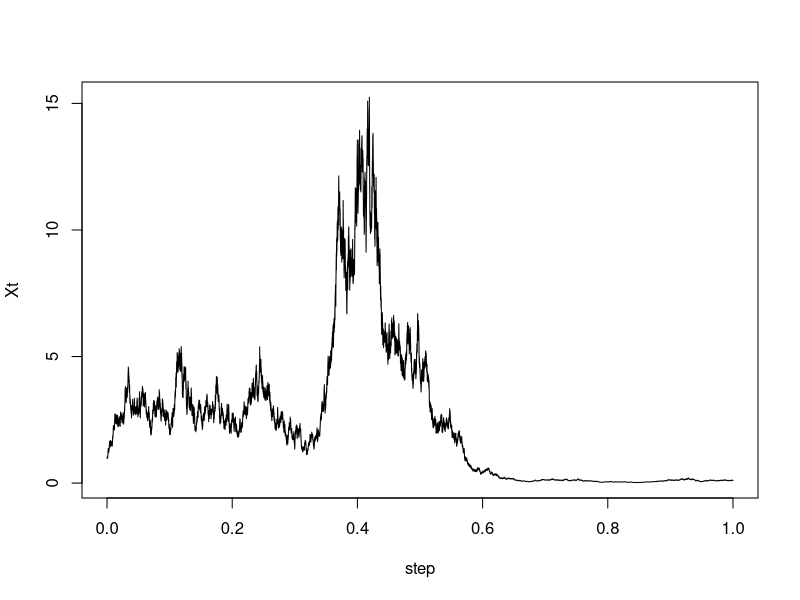
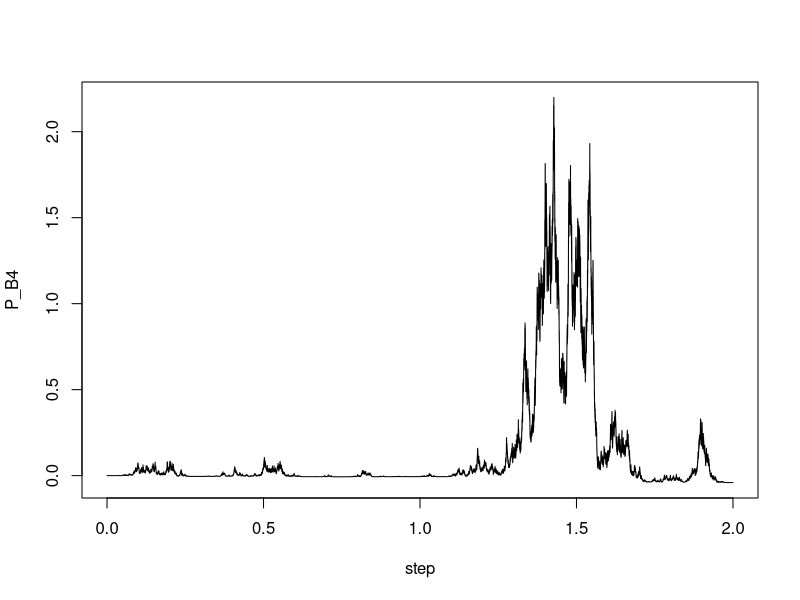

The R source for these figures, in order: (Note: this script raises an error after producing the figures.)
## ---- chunk 1
X0<-1
n<-10^5
t<-1
h<-t/n

# we create Path for Xt

Xt<-numeric(n+1)

# we have dX_t = 2Xtdt + 3XtdBt with initial value X_0 = 1
Xt[1]<-X0

for(i in 1:n)
{
  dBh<-rnorm(1,0,sqrt(h))
  Xt[i+1]<-Xt[i]+(2*Xt[i]*h) + (3*Xt[i]*dBh)
}

step<-seq(0,1,length=n+1)
plot(step,Xt, type="l")

## ---- chunk 2
# First, we create function for creating path for Brownian motion and path for Bt^4 @-@

Path_BM <-function(n,t)
{
  Path<-c(0,sqrt(t/n)*cumsum(rnorm(n)))
  return(Path)
}

Path_B4<- function(t,n)
{
h<-t/n
Path_Bt<-Path_BM(n,t)

B4<-numeric(n+1)
B4[1]<-0
for(i in 1:n)
{
  Bt<-Path_Bt[i]
  dBt<-Path_Bt[i+1]-Path_Bt[i]
  B4[i+1]<-B4[i]+ 4*(Bt^3)*dBt + 6*(Bt^2)*h
}
return(B4)
}

# Let's plot 1 path for Bt^4
n<-10^5
P_B4<-Path_B4(2,n)
step<-seq(0,2,length=n+1)
plot(step,P_B4, type="l")

n<-10^4
# Creating 1000 paths for Bt^4
Table_P_B4<-matrix(0,10000,n+1)
for(i in 1:10000)
{
  P<-Path_B4(2,n)
  for(j in 1:(n+1))
  {
    Table_P_B4[i,j]<-P[j]
  }
}

# E(Bt^4) at t=1
mean(Table_P_B4[,5001])
# It must be around 3 

# E(Bt^4) at t=1.5
mean(Table_P_B4[,7501])
# It must be around 6.75

# E(Bt^4) at t=1.75
mean(Table_P_B4[,8751])
# It must be around 9.1875

# E(Bt^4) at t=2
mean(Table_P_B4[,n+1])
# It must be around 12

